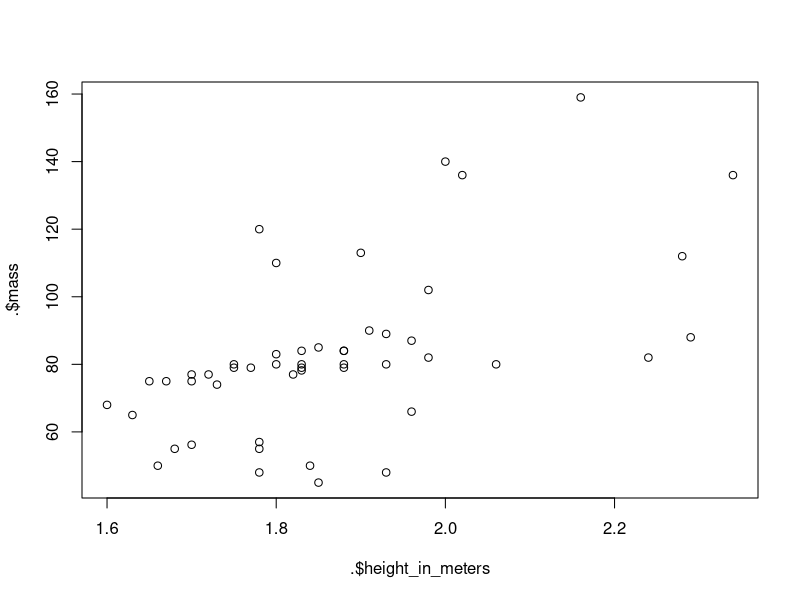

Reproduce this figure in R.
?mean

x <- 4
y <- 6

x+y
#function
sum(x,y)

#c() combines values into a vector
ages <- c(5, 4)
ages
sum(ages)

names <- c("Radhika","Mohan")

#create dataframe and View is case sensitive
friends <- data.frame(names, ages)
View(friends)
str(friends)

#access age
friends$ages
sum(friends$ages)
mean(friends$ages)

#subsets
friends[1,1]
friends[1,]   #all columns
friends[,1]   #all rows 

#all datasets in R
data()
install.packages("dplyr") #install package
library(dplyr) #load package
View(starwars)  #View dataset

starwars %>% 
  filter(height > 150 & mass < 200) %>% 
  mutate(height_in_meters = height/100) %>% 
  select(height_in_meters, mass) %>% 
  arrange(mass) %>% 
  { plot(.$height_in_meters, .$mass) }
  #View()
